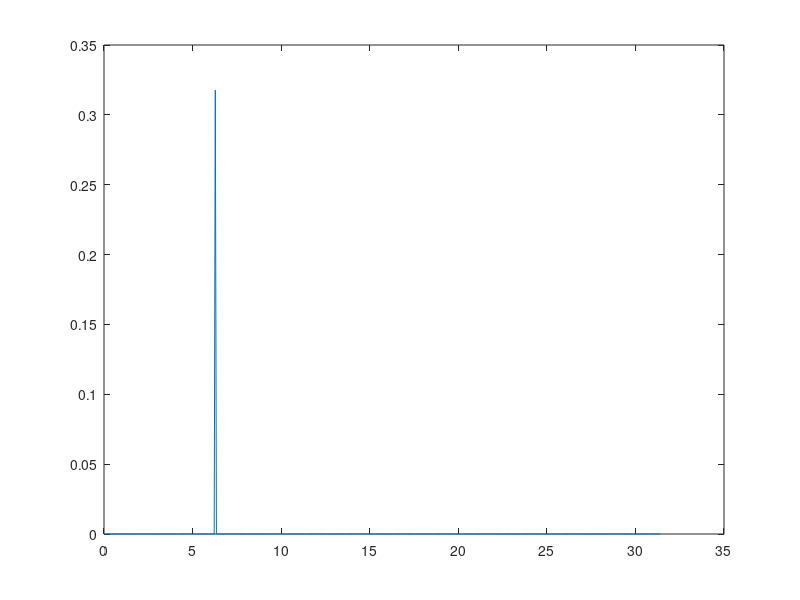

Here is the MATLAB script that generated this plot:
%Create a sine 


t = 0:1/100:10;
singal = zeros(1,length(t));

for i = 1:10
    phase = rand*2*pi;
    ampl = rand;
    omega = 2*pi*i;
    signal = singal + ampl*sin(omega*t + phase);
end
SamplingFreq = 20*pi;
signalFFT = fft(signal(1:end-1));
signalFFT_amp = abs(signalFFT/length(signalFFT));
signalFFT_window = signalFFT_amp(1:length(signalFFT)/2+1);
signalFFT_window(2:end-1) = 2*signalFFT_window(2:end-1);
frequencies = SamplingFreq*((0:length(signalFFT)/2))/length(signalFFT);
clf;plot(frequencies, signalFFT_window)